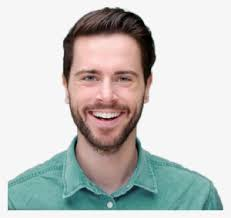
#> input picture sample6.jpg, 231 x 218 px
$ python exp30.py
#> lines starting #> are read from the running program, lines starting #| are printed output that depends on the picture
import cv2

face_cascade = cv2.CascadeClassifier(cv2.data.haarcascades + 'haarcascade_frontalface_default.xml')
smile_cascade = cv2.CascadeClassifier(cv2.data.haarcascades + 'haarcascade_smile.xml')

image = cv2.imread("sample6.jpg")
#> image is the input picture: shape (218, 231, 3); mean B, G, R 195.7, 198.3, 196.8
gray = cv2.cvtColor(image, cv2.COLOR_BGR2GRAY)
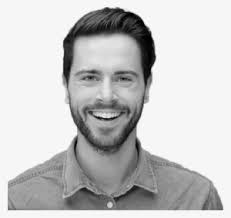
#> gray: shape (218, 231); min 0, max 255, mean 197.6

faces = face_cascade.detectMultiScale(gray, 1.1, 5)
#> faces = [[57, 38, 100, 100]]

for (x, y, w, h) in faces:
    roi_gray = gray[y:y+h, x:x+w]
    smiles = smile_cascade.detectMultiScale(roi_gray, 1.8, 20)

    for (sx, sy, sw, sh) in smiles:
        cv2.rectangle(image, (x+sx, y+sy), (x+sx+sw, y+sy+sh), (0,255,0), 2)
#> this loop made 1 pass
#> pass 1, `roi_gray = gray[y:y+h, x:x+w]`:
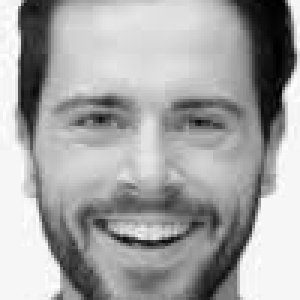
#> roi_gray: shape (100, 100) (shown 3 times larger); min 1, max 255, mean 165.1

cv2.imshow("Smile Detection", image)
cv2.waitKey(0)
cv2.destroyAllWindows()

$ run again, with sample1.jpg copied over sample6.jpg
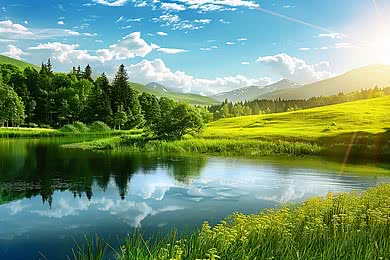
#> input picture sample1.jpg, 390 x 260 px
#> image is the input picture: shape (260, 390, 3); mean B, G, R 114.9, 147, 115.7
#> `gray = cv2.cvtColor(image, cv2.COLOR_BGR2GRAY)`:
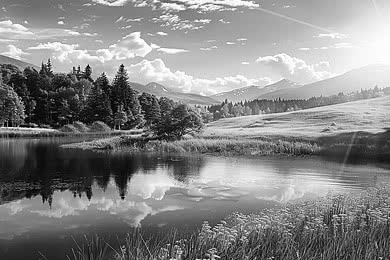
#> gray: shape (260, 390); min 2, max 255, mean 134
#> faces = ()
